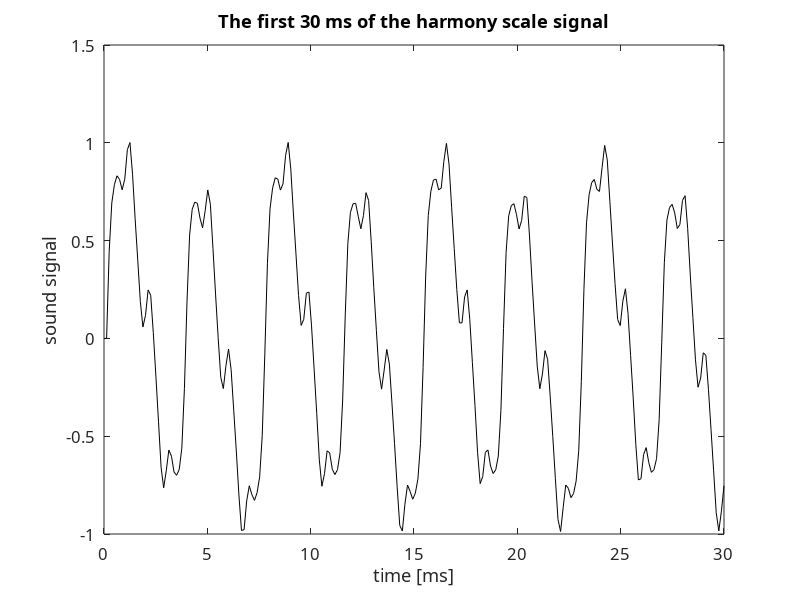

The MATLAB source for this figure:
clear;      % Clear MATLAB Workspace Memory
close all;  % Close all Figures and Drawings
clc;        % Clear MATLAB Command Window History

%% A piece of code needed for all sub-problems
noteFrequency = [261.63 293.66 329.63 349.23 392.00 440.00 493.88 523.25];
fs = 8000;          % sampling frequency


%% 1
y = [];
T = 1;              % time in seconds
t = 0:1/fs:T;
A = (T - t) / T;    % fading amplitude
for i = 1:8
    no = noteFrequency(i);
    s = A .* (sin(2*pi*t*no) + 0.2*(sin(pi*t*no) + sin(4*pi*t*no)));
    y = [y, 0 s];
end
sound(y,fs)


%% 2
y = [];
T = 1;
t = 0:1/fs:T;
A = (T - t) / T;
for i = 1:8
    no = noteFrequency(i);
    noback = noteFrequency(9-i);
    s1 = A .* (sin(2*pi*t*no) + 0.2*(sin(pi*t*no) + sin(4*pi*t*no)));
    s2 = A .* (sin(4*pi*t*noback) + 0.2*(sin(2*pi*t*noback) + sin(8*pi*t*noback)));
    y = [y, 0 0.8 * s1 + 0.2 * s2];
end
sound(y,fs)
audiowrite('scales_harmony.wav',y,fs);
yb = y;    % save the signal for the plot in 2(d)


%% 3
y = [];
T = linspace(1,0.1,8);
fs = 8000;
for i = 1:8
    t = 0:1/fs:T(i);
    no = noteFrequency(i);
    noback = noteFrequency(9-i);
    A = (T(i) - t) / T(i);     % amplitude is specific for duration T(i)
    no = noteFrequency(i);
    noback = noteFrequency(9-i);
    s1 = A .* (sin(2*pi*t*no) + 0.2*(sin(pi*t*no) + sin(4*pi*t*no)));
    s2 = A .* (sin(4*pi*t*noback) + 0.2*(sin(2*pi*t*noback) + sin(8*pi*t*noback)));
    y = [y, 0 0.8 * s1 + 0.2 * s2];
end
sound(y,fs)


%% 4
% fs per second, fs/1000 per milisecond, round(30*fs/1000) per 30 ms
N = round(30*fs/1000);     % number of samples corresponding to 30 ms
X = linspace(0,30,N);      % prepare x-axis
figure, plot(X,yb(1:N),'k-')
set(gca,'FontName','Candara','FontSize',12)
title('The first 30 ms of the harmony scale signal')
xlabel('time [ms]')
ylabel('sound signal')